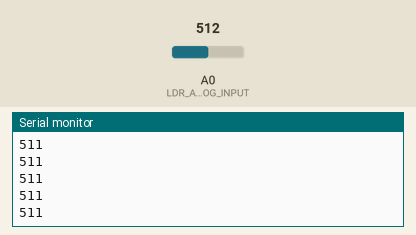
The program below on a simulated Arduino Nano, built with avr-gcc and run on an emulated ATmega328P. On the bench: the last lines printed to the serial monitor. The inputs (shaded band) are chosen by the test bench; at power-on: A0 (LDR_ANALOG_INPUT) = 512.

Above: at 1.2 s.
1.3 s: A0 (LDR_ANALOG_INPUT) set to 716
At 2.3 s:
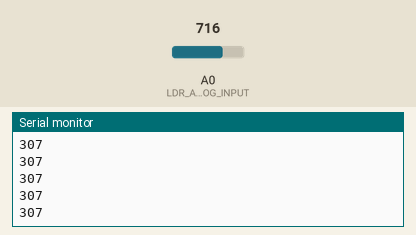
2.8 s: A0 (LDR_ANALOG_INPUT) set to 900
At 3.3 s:
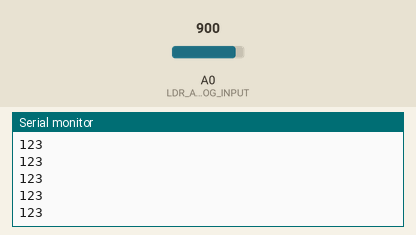
Timing chart, 0 to 5.8 s (numbered marks = the images above; inputs shaded):
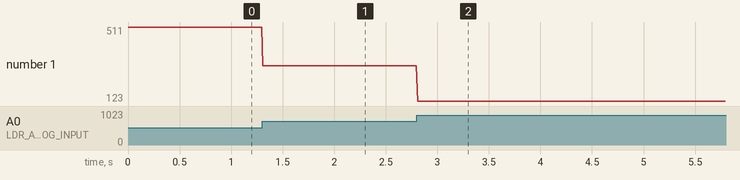

Measured:
- after the input at 1.3 s, the serial monitor: prints a new line at once (image 1)
- after the input at 2.8 s, the serial monitor: prints a new line at once (image 2)
- plotted number 1: 511 → 307 after the input at 1.3 s, 307 → 123 after the input at 2.8 s

The program:

main.cpp
```cpp
#include <Arduino.h>

#define LDR_ANALOG_INPUT 0
/*#define GREEN_PWM_OUTPUT 9
#define RED_PWM_OUTPUT 10
#define BLUE_PWM_OUTPUT 11
*/
void setup() {
  Serial.begin(9600);
  // pinMode(GREEN_PWM_OUTPUT, OUTPUT);
}

void loop() {
  int ldrReading = 1023 - analogRead(LDR_ANALOG_INPUT);
  Serial.println(ldrReading);
  delay(10);
  /*
  if(Serial.available()){
    int value = Serial.parseInt();
    int pwmValue = map(value, 0, 1023, 0, 255);
    analogWrite(GREEN_PWM_OUTPUT, pwmValue);
    Serial.println(pwmValue);
  }
  analogWrite(GREEN_PWM_OUTPUT, int(ldrReading/4.0));
  analogWrite(RED_PWM_OUTPUT, int(ldrReading/4.0));
  analogWrite(BLUE_PWM_OUTPUT, int(ldrReading/4.0));
  */
}
```
